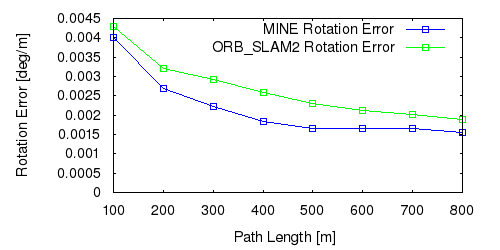

This figure's gnuplot source:
set term postscript eps enhanced color
set output "09_rl.eps"
set size ratio 0.5
set yrange [0:*]
set xlabel "Path Length [m]"
set ylabel "Rotation Error [deg/m]"
plot "09_rl.txt" using 1:($2*57.3) title 'MINE Rotation Error' lc rgb "#0000FF" pt 4 w linespoints,"09_rl.txt" using 1:($3*57.3) title 'ORB_SLAM2 Rotation Error' lc rgb "#00FF00" pt 4 w linespoints
